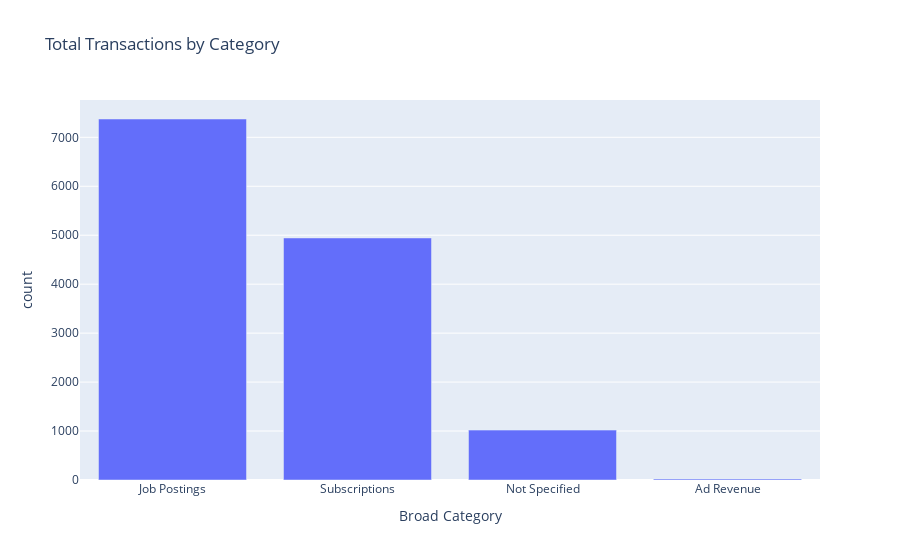

Notebook cell for this chart:
### Markdown cell above
##### <b> B. Total Transactions by Product Category</b>

<br>
Less than 1% of the total number of transactions are performed for Advertisement services, even though it has the least Maximum cost than other categories, implying poor market response & even low product-market fit.

### Code cell
cat_count = data['Broad Category'].value_counts().reset_index()

px.bar(cat_count, 
       x='Broad Category', 
       y='count', 
       title='Total Transactions by Category')

### Figure 1 — Plotly figure (JSON) as saved in the notebook; plotly's stock layout.template omitted (floating-point values rounded to 4 significant figures)
{"data": [{"hovertemplate": "Broad Category=%{x}<br>count=%{y}<extra></extra>", "legendgroup": "", "marker": {"color": "#636efa", "pattern": {"shape": ""}}, "name": "", "orientation": "v", "showlegend": false, "textposition": "auto", "type": "bar", "x": ["Job Postings", "Subscriptions", "Not Specified", "Ad Revenue"], "xaxis": "x", "y": [7374, 4944, 1019, 22], "yaxis": "y"}], "layout": {"barmode": "relative", "legend": {"tracegroupgap": 0}, "title": {"text": "Total Transactions by Category"}, "xaxis": {"anchor": "y", "domain": [0, 1], "title": {"text": "Broad Category"}}, "yaxis": {"anchor": "x", "domain": [0, 1], "title": {"text": "count"}}}}
